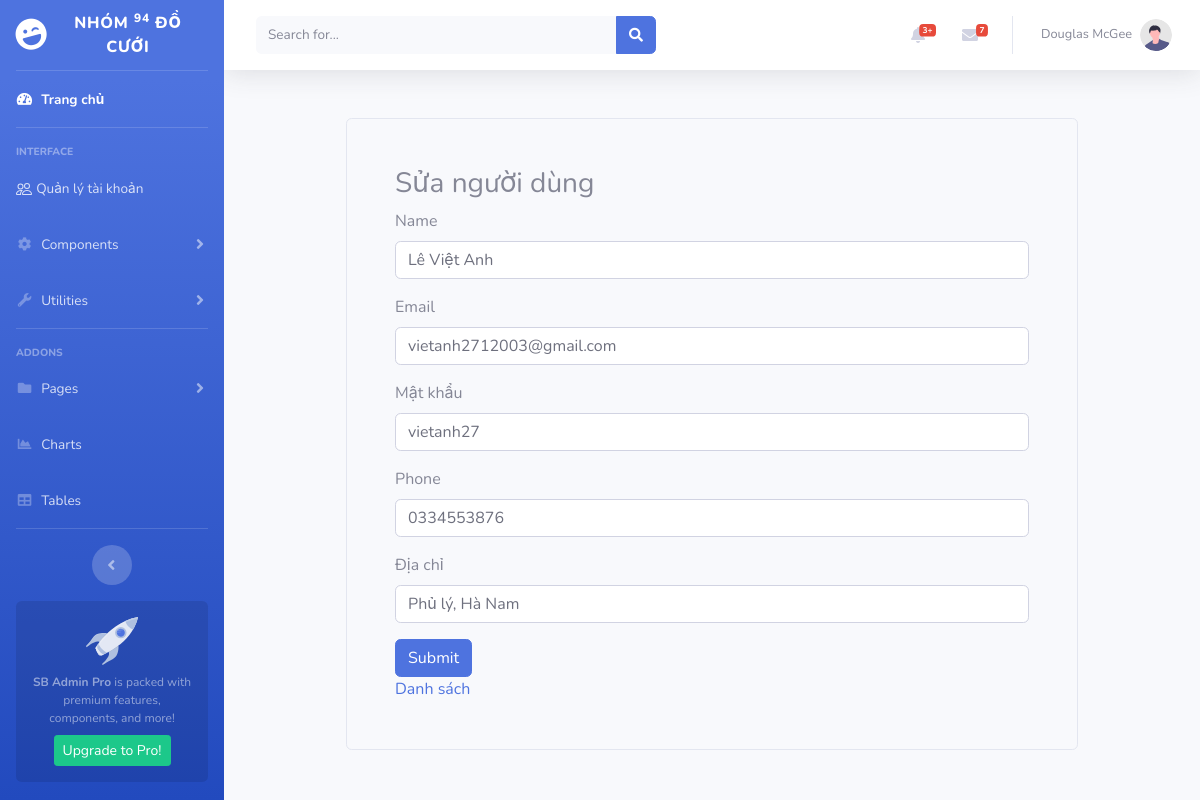
The page /backend/index.php?url=detail_customer&id=1 on the database its author committed.
### tables this page shows
CREATE TABLE `user` (
  `id` int(11) NOT NULL,
  `email` varchar(255) NOT NULL COMMENT 'email đăng nhập',
  `pass_word` varchar(255) NOT NULL COMMENT 'mật khẩu',
  `phone` varchar(10) NOT NULL COMMENT 'số điện thoại',
  `name` varchar(255) NOT NULL COMMENT 'tên người dùng',
  `address` varchar(255) NOT NULL COMMENT 'địa chỉ',
  `status` int(11) NOT NULL COMMENT 'Trạng thái',
  `id_role` int(11) NOT NULL COMMENT 'quyền',
  `id_image` int(11) DEFAULT NULL COMMENT 'image'
);

### backend/Models/BaseModels.php (called while the page is built, shortened)
<?php
class BaseModels{
    protected $connect;
    public function __construct()
    {
        $this->connect = new PDO(
            "mysql:host=" . DBHOST
            . ";dbname=" . DBNAME
            . ";charset=" . DBCHARSET,
            DBUSER,
            DBPASS
        );
    }
    function dataProcess($query,$getDataAll=true){
        $stmt=$this->connect->prepare($query);
        $stmt->execute();
        return $stmt->fetch();
    }
}

### backend/Models/Customer.php (called while the page is built, shortened)
<?php
require_once "BaseModels.php";
class Customer extends BaseModels {
    public function getOneCustomer($id){
        $sql="select * from user where id=$id";
        return parent::dataProcess($sql,false);
    }
}

### backend/Views/customer/UpdateCostomer.php (the view, shortened to what this page needs)
<body>
<div class="container w-75 rounded border align-items-center mt-5 p-5">
    <?php extract($customer)?>
    <h3>Sửa người dùng</h3>
    <form action="?url=updateUser&id=<?= $_GET['id']?>" method="post">
        <div class="mb-3">
            <label for="exampleInputEmail1" class="form-label">Name</label>
            <input type="text" class="form-control" id="exampleInputEmail1" aria-describedby="emailHelp" name="name" value="<?= $name?>">
        </div>
        <div class="mb-3">
            <label for="exampleInputEmail1" class="form-label">Email</label>
            <input type="email" class="form-control" id="exampleInputEmail1" aria-describedby="emailHelp" name="email" value="<?= $email?>">
        </div>
        <div class="mb-3">
            <label for="exampleInputEmail1" class="form-label">Mật khẩu</label>
            <input type="text" class="form-control" id="exampleInputEmail1" aria-describedby="emailHelp" name="pass" value="<?= $pass_word?>">
        </div>
        <div class="mb-3">
            <label for="exampleInputEmail1" class="form-label">Phone</label>
            <input type="text" class="form-control" id="exampleInputEmail1" aria-describedby="emailHelp" name="phone" value="<?= $phone?>">
        </div>
        <div class="mb-3">
            <label for="exampleInputEmail1" class="form-label">Địa chỉ</label>
            <input type="text" class="form-control" id="exampleInputEmail1" aria-describedby="emailHelp" name="address" value="<?= $address?>">
        </div>
        <button type="submit" class="btn btn-primary" name="submit">Submit</button>
    </form>
    <a href="?url=list_customer">Danh sách</a>
</div>

### backend/assets/css/style.css (style rules this page uses)
:root { --font-14: 14px; }

### rows shown on the page
user: name "Lê Việt Anh", email "vietanh2712003@gmail.com", pass "vietanh27", phone "0334553876", address "Phủ lý, Hà Nam"
